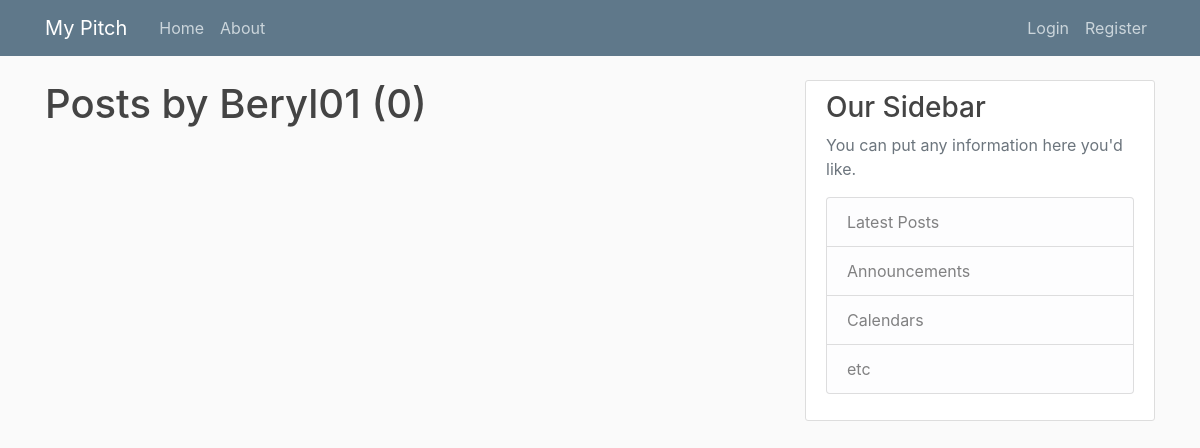
/user/Beryl01, run on an earlier commit of the app's database.
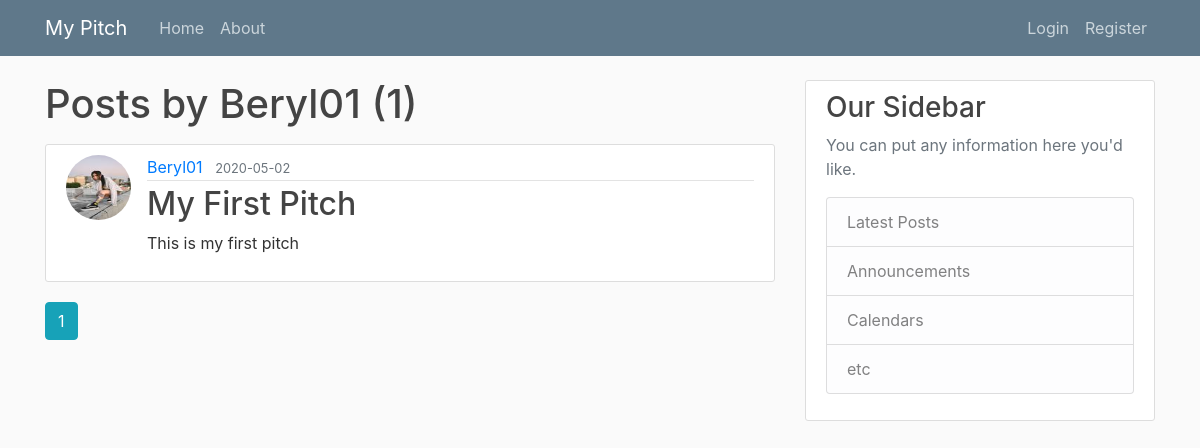
And on a later commit of the database.
### app/models.py (models this page shows, shortened)
class Post(db.Model):
    id = db.Column(db.Integer, primary_key=True)
    title = db.Column(db.String(100), nullable=False)
    date = db.Column(db.DateTime, nullable=False, default=datetime.utcnow)
    content = db.Column(db.Text, nullable=False)
    user_id = db.Column(db.Integer, db.ForeignKey('user.id'), nullable=False)

class User(db.Model, UserMixin):
    id = db.Column(db.Integer, primary_key=True)
    username = db.Column(db.String(20), unique=True, nullable=False)
    email = db.Column(db.String(120), unique=True, nullable=False)
    image_file = db.Column(db.String(20), nullable=False, default='default.jpg')
    password = db.Column(db.String(60), nullable=False)
    posts = db.relationship('Post', backref='author', lazy=True)

### app/routes.py (the view)
@app.route("/user/<string:username>")
def user_posts(username):
    page = request.args.get('page', 1, type=int)
    user = User.query.filter_by(username=username).first_or_404()
    posts = Post.query.filter_by(author=user)\
        .order_by(Post.date.desc())\
        .paginate(page=page, per_page=5)
    return render_template('user_pitch.html', posts=posts, user=user)

### app/templates/user_pitch.html
{% extends "base.html" %}
{% block content %}
    <h1 class="mb-3">Posts by {{ user.username }} ({{ posts.total }})</h1>
    {% for post in posts.items %}
        <article class="media content-section">
          <img class="rounded-circle article-img" src="{{ url_for('static', filename='profile_pics/' + post.author.image_file) }}">
          <div class="media-body">
            <div class="article-metadata">
              <a class="mr-2" href="{{ url_for('user_posts', username=post.author.username) }}">{{ post.author.username }}</a>
              <small class="text-muted">{{ post.date.strftime('%Y-%m-%d') }}</small>
            </div>
            <h2><a class="article-title" href="{{ url_for('post', post_id=post.id) }}">{{ post.title }}</a></h2>
            <p class="article-content">{{ post.content }}</p>
          </div>
        </article>
    {% endfor %}
    {% for page_num in posts.iter_pages(left_edge=1, right_edge=1, left_current=1, right_current=2) %}
      {% if page_num %}
        {% if posts.page == page_num %}
          <a class="btn btn-info mb-4" href="{{ url_for('user_posts', username=user.username, page=page_num) }}">{{ page_num }}</a>
        {% else %}
          <a class="btn btn-outline-info mb-4" href="{{ url_for('user_posts', username=user.username, page=page_num) }}">{{ page_num }}</a>
        {% endif %}
      {% else %}
        ...
      {% endif %}
    {% endfor %}
{% endblock content %}

What changed in the data, as far as the page shows it:
added Post: image_file (picture), author.username "Beryl01", date "2020-05-02", title "My First Pitch", content "This is my first pitch"
Also different on the page:
{{ posts.total }}: "0" → "1"
new list line: "1"
